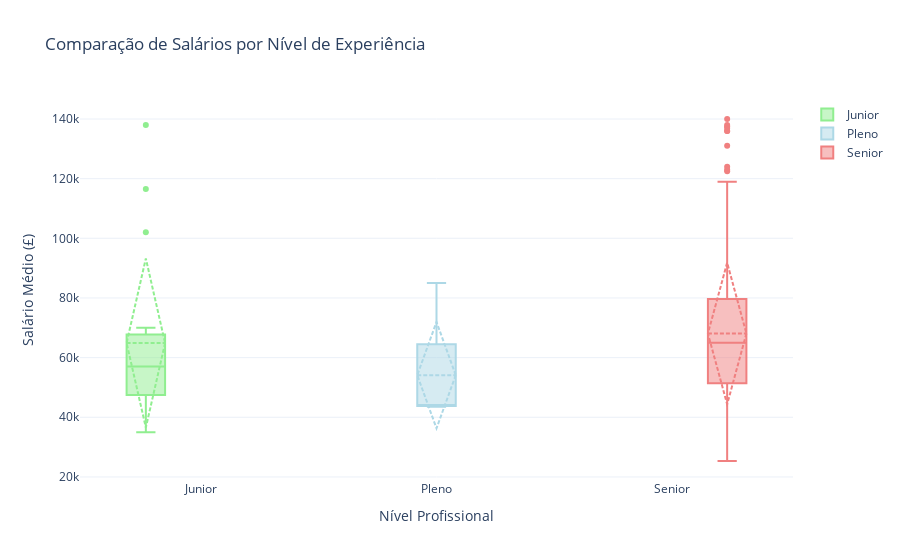

This figure's notebook cell:
### Code cell
import plotly.graph_objects as go

# Criar uma figura para os três box-plots
fig = go.Figure()

# Adicionar box-plot para as vagas de nível Júnior
fig.add_trace(go.Box(
    y=junior_jobs_with_salary['Average Salary'],
    name='Junior',
    marker_color='lightgreen',
    boxmean='sd'  # Exibir média e desvio padrão
))

# Adicionar box-plot para as vagas de nível Pleno (Mid-level)
fig.add_trace(go.Box(
    y=mid_level_jobs_with_salary['Average Salary'],
    name='Pleno',
    marker_color='lightblue',
    boxmean='sd'  # Exibir média e desvio padrão
))

# Adicionar box-plot para as vagas de nível Sênior
fig.add_trace(go.Box(
    y=senior_jobs_with_salary['Average Salary'],
    name='Senior',
    marker_color='lightcoral',
    boxmean='sd'  # Exibir média e desvio padrão
))

# Customizar o layout do gráfico
fig.update_layout(
    title="Comparação de Salários por Nível de Experiência",
    yaxis_title="Salário Médio (£)",
    xaxis_title="Nível Profissional",
    boxmode='group',  # Agrupar os box-plots lado a lado
    template="plotly_white"
)

# Exibir o gráfico
fig.show()

### Figure 1 — Plotly figure (JSON) as saved in the notebook; plotly's stock layout.template omitted (floating-point values rounded to 4 significant figures; data arrays with more than 128 entries replaced by an {"elided": "..."} marker saying what was removed)
{"data": [{"boxmean": "sd", "marker": {"color": "lightgreen"}, "name": "Junior", "type": "box", "y": [35000, 65472, 59500, 48000, 36000, 47000, 55500, 58500, 102000, 49500, 70000, 40500, 63000, 138000, 116500, 54000]}, {"boxmean": "sd", "marker": {"color": "lightblue"}, "name": "Pleno", "type": "box", "y": [43500, 44000, 44000, 85000]}, {"boxmean": "sd", "marker": {"color": "lightcoral"}, "name": "Senior", "type": "box", "y": {"elided": "253 int values"}}], "layout": {"boxmode": "group", "title": {"text": "Comparação de Salários por Nível de Experiência"}, "xaxis": {"title": {"text": "Nível Profissional"}}, "yaxis": {"title": {"text": "Salário Médio (£)"}}}}
